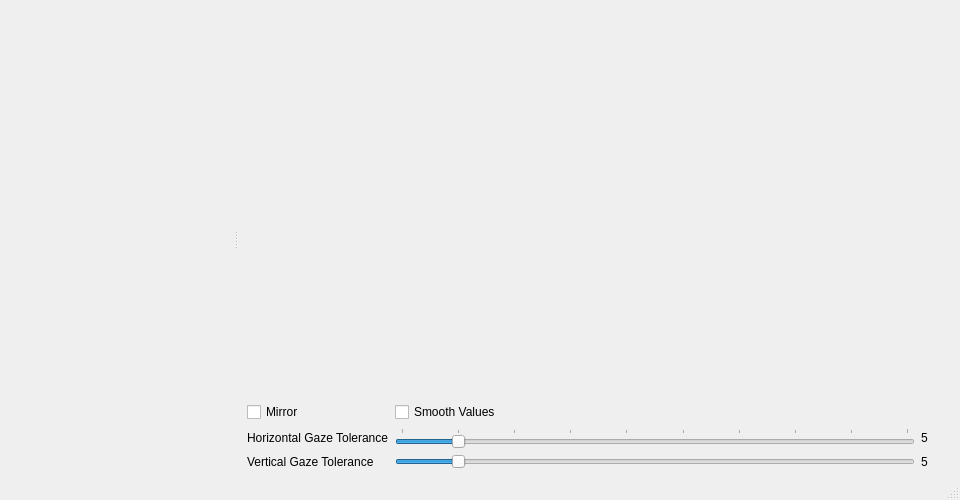
<?xml version="1.0" encoding="UTF-8"?>
<ui version="4.0">
 <class>GazerGui</class>
 <widget class="QMainWindow" name="GazerGui">
  <property name="geometry">
   <rect>
    <x>0</x>
    <y>0</y>
    <width>960</width>
    <height>500</height>
   </rect>
  </property>
  <property name="sizePolicy">
   <sizepolicy hsizetype="Preferred" vsizetype="Preferred">
    <horstretch>0</horstretch>
    <verstretch>0</verstretch>
   </sizepolicy>
  </property>
  <property name="windowTitle">
   <string>Gaze Tool  [by Lars Schillingmann]</string>
  </property>
  <widget class="QWidget" name="centralwidget">
   <layout class="QHBoxLayout" name="horizontalLayout">
    <property name="spacing">
     <number>0</number>
    </property>
    <property name="leftMargin">
     <number>0</number>
    </property>
    <property name="topMargin">
     <number>0</number>
    </property>
    <property name="rightMargin">
     <number>0</number>
    </property>
    <property name="bottomMargin">
     <number>0</number>
    </property>
    <item>
     <widget class="QSplitter" name="splitter">
      <property name="sizePolicy">
       <sizepolicy hsizetype="Expanding" vsizetype="Expanding">
        <horstretch>0</horstretch>
        <verstretch>0</verstretch>
       </sizepolicy>
      </property>
      <property name="frameShape">
       <enum>QFrame::NoFrame</enum>
      </property>
      <property name="orientation">
       <enum>Qt::Horizontal</enum>
      </property>
      <property name="opaqueResize">
       <bool>false</bool>
      </property>
      <property name="handleWidth">
       <number>4</number>
      </property>
      <widget class="GLImageView" name="frameView" native="true">
       <property name="enabled">
        <bool>true</bool>
       </property>
       <property name="sizePolicy">
        <sizepolicy hsizetype="Preferred" vsizetype="Preferred">
         <horstretch>1</horstretch>
         <verstretch>1</verstretch>
        </sizepolicy>
       </property>
       <property name="minimumSize">
        <size>
         <width>10</width>
         <height>10</height>
        </size>
       </property>
      </widget>
      <widget class="QWidget" name="widget_right" native="true">
       <property name="sizePolicy">
        <sizepolicy hsizetype="Preferred" vsizetype="Preferred">
         <horstretch>1</horstretch>
         <verstretch>1</verstretch>
        </sizepolicy>
       </property>
       <property name="minimumSize">
        <size>
         <width>0</width>
         <height>0</height>
        </size>
       </property>
       <property name="baseSize">
        <size>
         <width>640</width>
         <height>480</height>
        </size>
       </property>
       <layout class="QVBoxLayout" name="verticalLayout">
        <property name="spacing">
         <number>0</number>
        </property>
        <property name="leftMargin">
         <number>0</number>
        </property>
        <property name="topMargin">
         <number>0</number>
        </property>
        <property name="rightMargin">
         <number>0</number>
        </property>
        <property name="bottomMargin">
         <number>0</number>
        </property>
        <item>
         <layout class="QVBoxLayout" name="rightSideLayout">
          <item>
           <widget class="GLImageView" name="eyeView" native="true">
            <property name="sizePolicy">
             <sizepolicy hsizetype="Expanding" vsizetype="Preferred">
              <horstretch>0</horstretch>
              <verstretch>4</verstretch>
             </sizepolicy>
            </property>
           </widget>
          </item>
          <item>
           <widget class="GLImageView" name="normEyeView" native="true">
            <property name="sizePolicy">
             <sizepolicy hsizetype="Expanding" vsizetype="Preferred">
              <horstretch>0</horstretch>
              <verstretch>2</verstretch>
             </sizepolicy>
            </property>
           </widget>
          </item>
          <item alignment="Qt::AlignBottom">
           <widget class="QWidget" name="widget" native="true">
            <property name="sizePolicy">
             <sizepolicy hsizetype="Preferred" vsizetype="Preferred">
              <horstretch>0</horstretch>
              <verstretch>2</verstretch>
             </sizepolicy>
            </property>
            <layout class="QGridLayout" name="gridLayout">
             <item row="2" column="0">
              <widget class="QLabel" name="label">
               <property name="text">
                <string>Horizontal Gaze Tolerance</string>
               </property>
              </widget>
             </item>
             <item row="2" column="1">
              <widget class="QSlider" name="horizToleranceSlider">
               <property name="minimum">
                <number>0</number>
               </property>
               <property name="maximum">
                <number>450</number>
               </property>
               <property name="singleStep">
                <number>10</number>
               </property>
               <property name="pageStep">
                <number>50</number>
               </property>
               <property name="value">
                <number>50</number>
               </property>
               <property name="orientation">
                <enum>Qt::Horizontal</enum>
               </property>
               <property name="tickPosition">
                <enum>QSlider::TicksAbove</enum>
               </property>
               <property name="tickInterval">
                <number>50</number>
               </property>
              </widget>
             </item>
             <item row="2" column="2">
              <widget class="QLabel" name="horizToleranceLabel">
               <property name="minimumSize">
                <size>
                 <width>30</width>
                 <height>0</height>
                </size>
               </property>
               <property name="text">
                <string>5</string>
               </property>
              </widget>
             </item>
             <item row="0" column="0">
              <widget class="QCheckBox" name="mirrorCheckBox">
               <property name="text">
                <string>Mirror</string>
               </property>
              </widget>
             </item>
             <item row="3" column="1">
              <widget class="QSlider" name="verticalToleranceSlider">
               <property name="maximum">
                <number>450</number>
               </property>
               <property name="singleStep">
                <number>10</number>
               </property>
               <property name="pageStep">
                <number>50</number>
               </property>
               <property name="value">
                <number>50</number>
               </property>
               <property name="orientation">
                <enum>Qt::Horizontal</enum>
               </property>
              </widget>
             </item>
             <item row="3" column="0">
              <widget class="QLabel" name="label_2">
               <property name="text">
                <string>Vertical Gaze Tolerance</string>
               </property>
              </widget>
             </item>
             <item row="3" column="2">
              <widget class="QLabel" name="verticalToleranceLabel">
               <property name="minimumSize">
                <size>
                 <width>30</width>
                 <height>0</height>
                </size>
               </property>
               <property name="text">
                <string>5</string>
               </property>
              </widget>
             </item>
             <item row="0" column="1">
              <widget class="QCheckBox" name="smoothCheckBox">
               <property name="text">
                <string>Smooth Values</string>
               </property>
              </widget>
             </item>
            </layout>
           </widget>
          </item>
         </layout>
        </item>
       </layout>
      </widget>
     </widget>
    </item>
   </layout>
  </widget>
  <widget class="QStatusBar" name="statusbar"/>
 </widget>
 <customwidgets>
  <customwidget>
   <class>GLImageView</class>
   <extends>QWidget</extends>
   <header>glimageview.h</header>
   <container>1</container>
  </customwidget>
 </customwidgets>
 <resources/>
 <connections/>
</ui>
